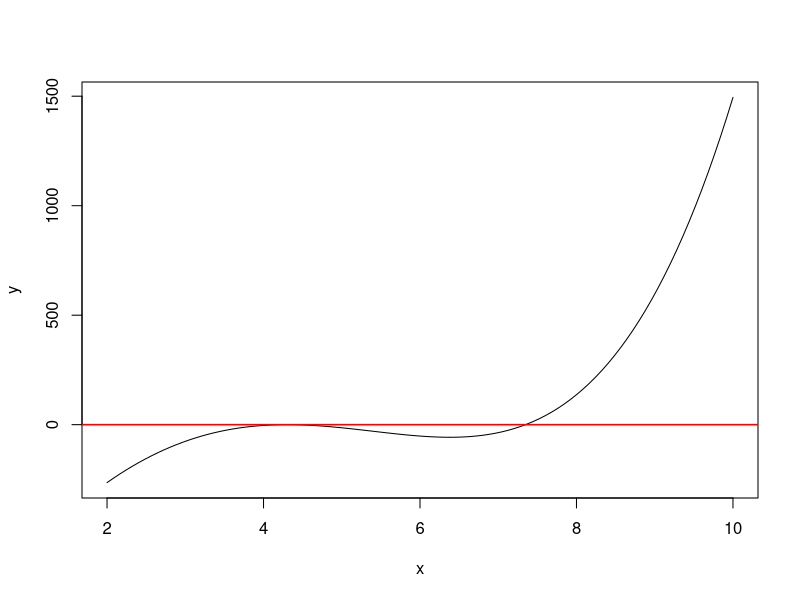
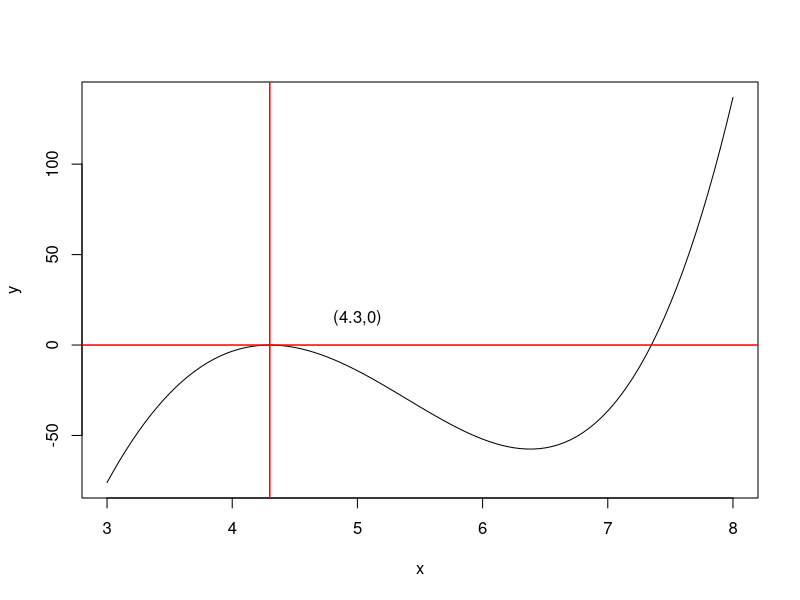

Generate these figures, in order, with R:
## ---- chunk 1
fn <- function(x){x^4-8.6*x^3-35.51*x^2+464.4*x-998.46} # other function: exp(-x)-x
fn(4)
## ---- chunk 2
fne<- expression(x^4-8.6*x^3-35.51*x^2+464.4*x-998.46)
fn1<- D(fne, 'x')
# this will print the derivative 
fn1 #3 * x^2 - 2 * (2 * x) + 1
## ---- chunk 3
fn_1<- function(x){4 * x^3 - 8.6 * (3 * x^2) - 35.51 * (2 * x) + 464.4}
fn_1(4)

## ---- chunk 4

fne2<- expression(4 * x^3 - 8.6 * (3 * x^2) - 35.51 * (2 * x) + 464.4)
fn2<- D(fne2, 'x')
fn2

fn_2<- function(x){4 * (3 * x^2) - 8.6 * (3 * (2 * x)) - 35.51 * 2}
fn_2(4)
## ---- chunk 5

curve(fn, from=2, to=10, xlab="x", ylab="y")
abline(h=0,col="red",lwd=1.5)
## ---- chunk 6
 
library(rlist)
ModNewRaph<- function(xi,es=0.05,j=10){ 
  i=0 #intial value for i
  ea<-1.1*es
  x0=xi
  newlist <- list()
  
  while (ea>es & i<j) { 
    x1<- x0-(fn_1(x0)*fn(x0)) / (fn_1(x0)^2-fn(x0)*fn_2(x0))
    
    ea<-abs((x1-x0)) #/x1 -> divide by x1 if you want relative error
      looplist <- list(i,x0,fn(x0),fn_1(x0),fn_2(x0),x1,ea)
      newlist <- list.append(newlist, looplist)
    
    x0=x1
    i=i+1
  }
  df <-  as.data.frame(do.call(rbind, newlist))
  list_name <- list("iteration",
                    "x(i)",
                    "f(xi)",
                    "f'(xi)",
                    "f''(xi)",
                    "x(i+1)",
                    "Error")
  names(df) <- c(list_name)
#  View(df)
  print(df)
    cat("x=",x0 ,"\n") #
}
## ---- chunk 7
ModNewRaph(4,0.005,5)
## ---- chunk 8
  cat("\n the following is to calculat *m*: \n \n")
## ---- chunk 9
  
  fne <-
    expression(x ^ 4 - 8.6 * x ^ 3 - 35.51 * x ^ 2 + 464.4 * x - 998.46)
get_m <-function(x){
  fn1 <- fne
  a <- 0
  m<-0
  while (a == 0) {
    fn1 <- D(fn1, 'x')
    print(fn1)
    a <- eval(fn1)
    cat("the derivative= ",a,"\n")
    m<- m+1
    print(m)
  }
  
  #cat("x=",x0 ,"\n") #
  cat("m=",m ,"\n") #
}
get_m(4.3)
## ---- chunk 10
 x_1 = 4.3
 curve(
   fn,
   from = 3,
   to = 8,
   xlab = "x",
   ylab = "y"
 )
 abline(h = 0, col = "red", lwd = 1.5)
 abline(v = x_1, col = "red" , lwd = 1.5)
 text(x = 5, y = 15, labels = "(4.3,0)")
